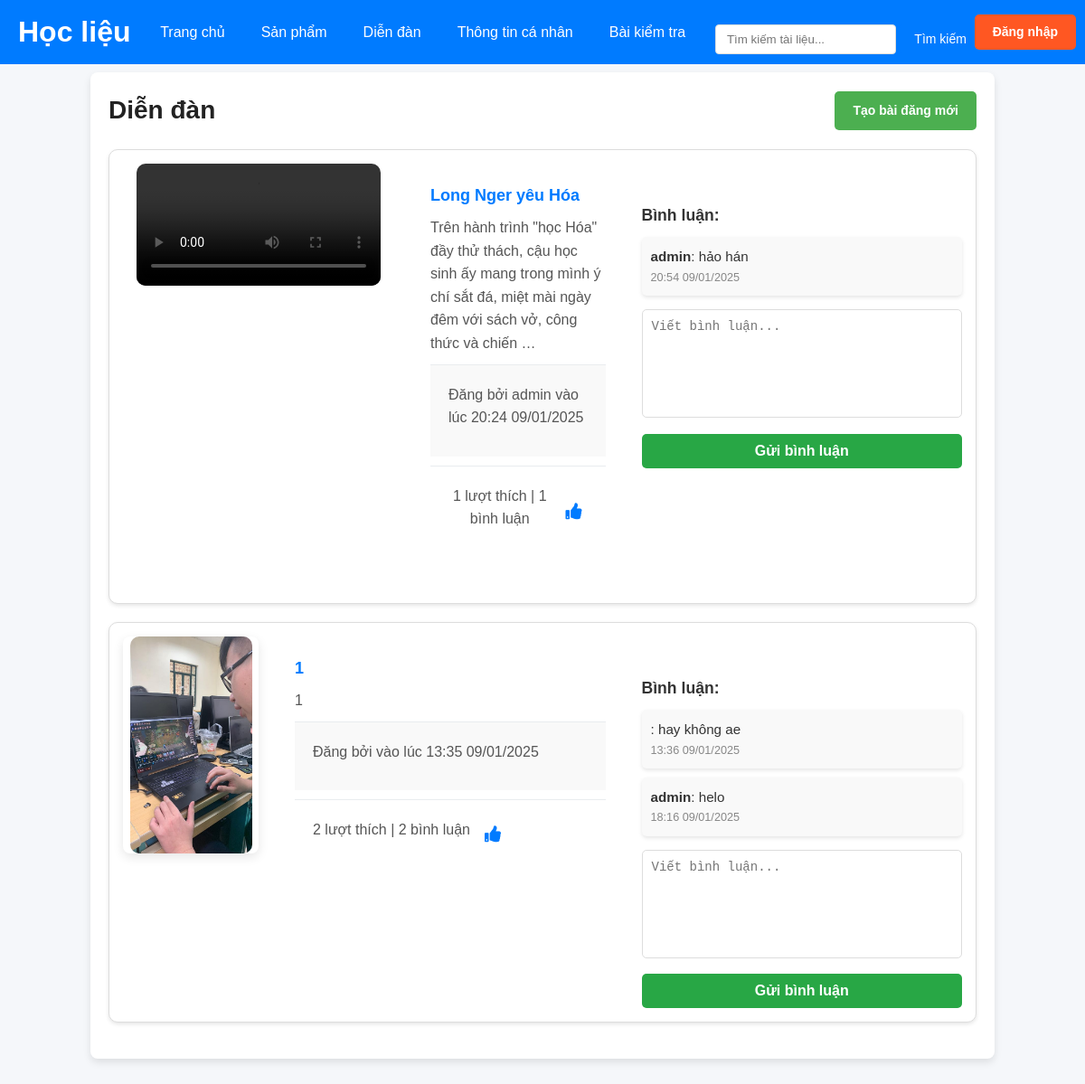
The app's page /forum/ with its own data.
### main/models.py (models this page shows, shortened)
class Post(models.Model):
    title = models.CharField(max_length=255)
    content = models.TextField()
    image = models.ImageField(upload_to='posts/images/', null=True, blank=True)  # Hình ảnh
    document = models.FileField(upload_to='posts/documents/', null=True, blank=True)  # Tài liệu
    video = models.FileField(upload_to='posts/videos/', null=True, blank=True)  # Video (Thêm mới)
    author = models.ForeignKey(User, on_delete=models.CASCADE, related_name='posts')
    created_at = models.DateTimeField(default=now)  # Thời gian bài viết được tạo
    updated_at = models.DateTimeField(auto_now=True)  # Thời gian bài viết được cập nhật
    likes = models.ManyToManyField(User, related_name='liked_posts', blank=True)
    def likes_count(self):
        return self.likes.count()

class Comment(models.Model):
    post = models.ForeignKey(Post, on_delete=models.CASCADE, related_name='comments')
    content = models.TextField()
    author = models.ForeignKey(User, on_delete=models.CASCADE, related_name='comments')
    created_at = models.DateTimeField(default=now)  # Thời gian bình luận được tạo
    likes = models.ManyToManyField(User, related_name='liked_comments', blank=True)

### main/views.py (the view)
# urls.py: path('forum/', views.forum_home, name='forum_home'),
def forum_home(request):
    posts = Post.objects.all().order_by('-created_at')  # Lấy danh sách bài đăng
    return render(request, 'forum_home.html', {'posts': posts})

### main/templates/forum_home.html (shortened to what this page needs)
<!DOCTYPE html>
<html lang="en">
<head>
    {% load static %}
    <link rel="stylesheet" href="{% static 'css/style.css' %}">
    <link rel="stylesheet" href="https://cdnjs.cloudflare.com/ajax/libs/font-awesome/5.15.4/css/all.min.css">
</head>
<header class="navbar">
    <div class="logo">
        <h1>Học liệu</h1>
    </div>
    <nav class="menu">
        <a href="{% url 'home' %}">Trang chủ</a>
        <a href="{% url 'product_list' %}" id="productLink">Sản phẩm</a>
        <a href="{% url 'forum_home' %}">Diễn đàn</a>
        <a href="{% url 'profile_view' %}">Thông tin cá nhân</a>
        <a href="#">Bài kiểm tra</a>
    </nav>
    <div class="search-bar">
        <form method="get" action="#results">
            <input type="search" name="query" id="searchInput" placeholder="Tìm kiếm tài liệu..." required />
            <button type="submit" id="searchButton">Tìm kiếm</button>
        </form>
    </div>
    <div class="auth-buttons">
        {% if user.is_authenticated %}
            {% if request.session.is_admin %}
                <span>Xin chào, Admin</span>
            {% else %}
                <span>Xin chào, {{ request.session.display_name }}</span>
            {% endif %}
            <a href="{% url 'logout' %}" class="btn-logout">Đăng xuất</a>
        {% else %}
            <a href="{% url 'login' %}" class="btn-login">Đăng nhập</a>
        {% endif %}
    </div>
</header>
<body>
    <div class="forum-container">
        <header class="forum-header">
            <h1>Diễn đàn</h1>
            <a href="{% url 'create_post' %}" class="btn btn-success">Tạo bài đăng mới</a>
        </header>
        <section class="posts-section">
            <ul class="posts-list">
                {% for post in posts %}
                    <li class="post-item">
                        {% if post.image %}
                        <div class="post-image">
                            <img src="{{ post.image.url }}" alt="Hình ảnh bài đăng">
                        </div>
                        {% elif post.video %}
                        <div class="post-video">
                            <video controls>
                                <source src="{{ post.video.url }}" type="video/mp4">
                            </video>
                        </div>
                        {% endif %}
                        <div class="post-content">
                            <h2><a href="{% url 'post_detail' post.id %}">{{ post.title }}</a></h2>
                            <p>{{ post.content|truncatewords:30 }}</p>
                            <div class="post-metadata">
                                <p>Đăng bởi {% if post.author.is_staff %}admin{% else %}{{ request.session.display_name }}{% endif %} vào lúc {{ post.created_at|date:"H:i d/m/Y" }}</p>
                            </div>
                            <div class="post-actions">
                                <p><span id="post-likes-count-{{ post.id }}">{{ post.likes_count }} lượt thích</span> | {{ post.comments.count }} bình luận</p>
                                <button class="like-post-btn" data-post-id="{{ post.id }}">
                                    <i class="fas fa-thumbs-up"></i>
                                </button>
                            </div>
                        </div>
                        <div class="post-comments">
                            <h4>Bình luận:</h4>
                            <ul class="comment-list" id="comments-list-{{ post.id }}">
                                {% for comment in post.comments.all %}
                                    <li class="comment-item">
                                        <p><strong>{% if comment.author.is_staff %}admin{% else %}{{ request.session.display_name }}{% endif %}</strong>: {{ comment.content }}</p>
                                        <small>{{ comment.created_at|date:"H:i d/m/Y" }}</small>
                                    </li>
                                {% endfor %}
                            </ul>
                            <form method="post" class="comment-form" data-post-id="{{ post.id }}">
                                <textarea name="content" placeholder="Viết bình luận..." required></textarea>
                                <button type="submit" class="btn btn-submit">Gửi bình luận</button>
                            </form>
                        </div>
                    </li>
                {% endfor %}
            </ul>
        </section>
    </div>
</body>
</html>

### main/templates/forum_home.html (style rules this page uses)
.post-item { display: flex; flex-wrap: wrap; margin-bottom: 20px; padding: 15px; border: 1px solid #ddd; border-radius: 10px; background-color: #fff; box-shadow: 0 2px 4px rgba(0, 0, 0, 0.1); }
.post-image img, .post-video video { display: block; margin: 0 auto; max-width: 90%; height: auto; border-radius: 10px; }
.post-content, .post-media { flex: 1 1 100%; margin-bottom: 15px; }
@media (min-width: 768px) { .post-content { flex: 1; } }
.post-content h2 { margin: 0 0 10px; font-size: 1.25rem; line-height: 1.4; }
.post-content p { margin: 0 0 10px; font-size: 1rem; line-height: 1.6; color: #555; }
.post-metadata { font-size: 0.9rem; color: #777; }
.post-actions { margin-top: 10px; }
.post-comments { margin-top: 20px; }
.post-comments h4 { margin-bottom: 10px; font-size: 1.1rem; }
.comment-list { list-style: none; padding: 0; margin: 0; }
.comment-item { margin-bottom: 10px; font-size: 0.95rem; }
.comment-item p { margin: 0; }
.comment-item small { display: block; color: #888; }
.comment-form { margin-top: 15px; }
.comment-form textarea { width: 100%; padding: 10px; border: 1px solid #ddd; border-radius: 5px; font-size: 1rem; margin-bottom: 10px; }
.comment-form button { background-color: #28a745; color: #fff; padding: 10px 20px; border: none; border-radius: 5px; font-size: 1rem; cursor: pointer; }

### records on screen
Post: title "Long Nger yêu Hóa", content "Trên hành trình \"học Hóa\" đầy thử thách, cậu học sinh ấy mang trong mình ý chí sắt đá, miệt mài ngày đêm với sách vở, công thức và chiến …", shows "admin", created_at "20:24 09/01/2025", likes_count "1", comments.count "1"
Comment: shows "admin", content "hảo hán", created_at "20:54 09/01/2025"
Post: image (picture), title "1", content "1", created_at "13:35 09/01/2025", likes_count "2", comments.count "2"
Comment: content "hay không ae", created_at "13:36 09/01/2025"
Comment: shows "admin", content "helo", created_at "18:16 09/01/2025"
